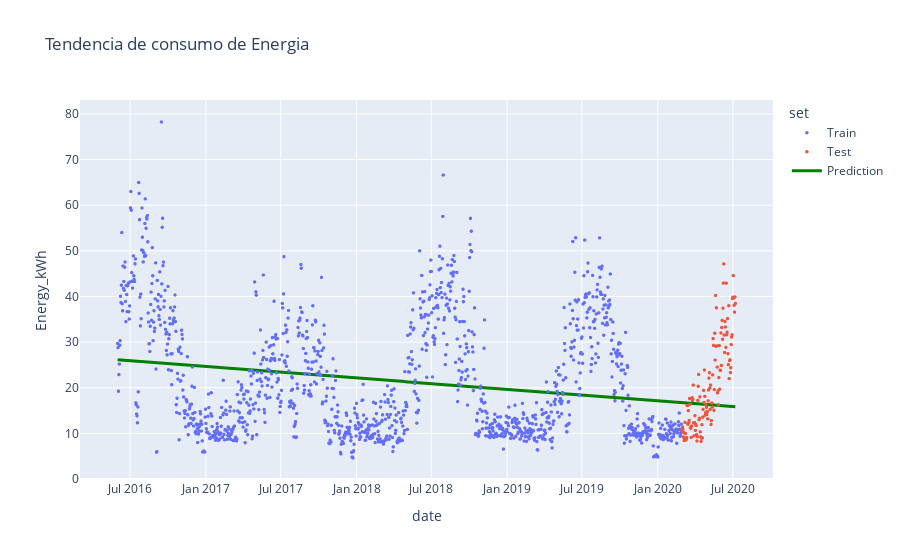

The notebook cell saved with this chart:
### Code cell
# plot
fig = px.scatter(df, x=df.date, y=target, title='Tendencia de consumo de Energia', color='set')
fig.add_scatter(x=df.date, y=y_pred, mode='lines', name='Prediction', line=dict(color='green', width=3))
fig.update_traces(marker=dict(size=3.5))
fig.show()

### Figure 1 — Plotly figure (JSON) as saved in the notebook; plotly's stock layout.template omitted (floating-point values rounded to 4 significant figures; data arrays with more than 128 entries replaced by an {"elided": "..."} marker saying what was removed)
{"data": [{"hovertemplate": "set=Train<br>date=%{x}<br>Energy_kWh=%{y}<extra></extra>", "legendgroup": "Train", "marker": {"color": "#636efa", "size": 3.5, "symbol": "circle"}, "mode": "markers", "name": "Train", "showlegend": true, "type": "scattergl", "x": {"elided": "1368 str values"}, "xaxis": "x", "y": {"elided": "1368 float values"}, "yaxis": "y"}, {"hovertemplate": "set=Test<br>date=%{x}<br>Energy_kWh=%{y}<extra></extra>", "legendgroup": "Test", "marker": {"color": "#EF553B", "size": 3.5, "symbol": "circle"}, "mode": "markers", "name": "Test", "showlegend": true, "type": "scattergl", "x": {"elided": "130 str values"}, "xaxis": "x", "y": {"elided": "130 float values"}, "yaxis": "y"}, {"line": {"color": "green", "width": 3}, "marker": {"size": 3.5}, "mode": "lines", "name": "Prediction", "type": "scatter", "x": {"elided": "1498 str values"}, "y": {"elided": "1498 float values"}}], "layout": {"legend": {"title": {"text": "set"}, "tracegroupgap": 0}, "title": {"text": "Tendencia de consumo de Energia"}, "xaxis": {"anchor": "y", "domain": [0, 1], "title": {"text": "date"}}, "yaxis": {"anchor": "x", "domain": [0, 1], "title": {"text": "Energy_kWh"}}}}
